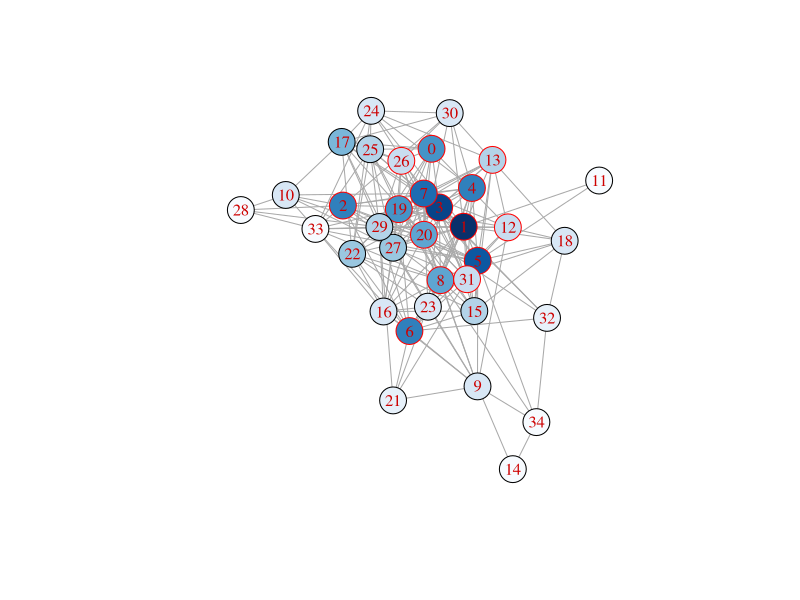

Write R code to recreate this figure.
# season11_h2h_network.r

library(igraph)
library(RColorBrewer)

nodes <- read.table('nodes.txt', sep=',', header=F, col.names=c('nodeID', 'tag', 'unique_wins'))
edges <- read.table('edges.txt', sep=',', header=F, col.names=c('ID1', 'ID2', 'weight'))
colors <- colorRampPalette(brewer.pal(9, 'Blues'))(14)
# colors <- rev(colors) # reverse order if want to flip color bar

net <- graph_from_data_frame(d=edges, vertices=nodes, directed=FALSE)

# turn counts into ordered index
win_color <- as.numeric(as.factor(nodes[,3]))
V(net)$color <- colors[win_color]

# color frame by PR status or not
frame_color <- rep('black', length.out=nrow(nodes))
pr_inds <- c(1, 2, 3, 4, 5, 6, 7, 8, 9, 13, 14, 20, 21, 27, 32)
frame_color[pr_inds] <- 'red'
V(net)$frame.color <- frame_color
V(net)$label.color <- 'red3'

# generate a fruchterman reingold layout
net_viz <- layout_with_fr(net)
plot(net, layout = layout_with_fr)

